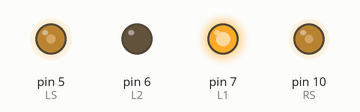
A sketch run on a simulated Arduino Uno, built with avr-gcc and run on an emulated ATmega328P. Parts: output pins drawn as LEDs (lit = HIGH). Pins used as bus, display or sensor lines are not drawn.

Above: at 0.1 s.
Timing chart, 0 to 1.6 s (numbered marks = the images above):
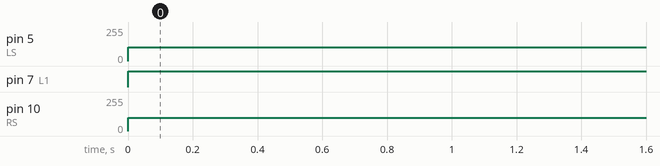

The sketch:

checkRobot.ino
```cpp
#define RS 10
#define R1 9
#define R2 8
#define L1 7
#define L2 6
#define LS 5
#define sensor1 A1
#define sensor2 A2
#define sensor3 A3
#define sensor4 A4
#define sensor5 A5
#define MAX__speed 255 //từ 0-255
#define MIN__speed 0

void setup() {
pinMode(LS, OUTPUT);
pinMode(L1, OUTPUT);
pinMode(L2, OUTPUT);
pinMode(R1, OUTPUT);
pinMode(R2, OUTPUT);
pinMode(RS, OUTPUT);
pinMode(sensor1, INPUT);
pinMode(sensor2, INPUT);
pinMode(sensor3, INPUT);
pinMode(sensor4, INPUT);
pinMode(sensor5, INPUT);
Serial.begin(9600);
}

void loop(){
forwards(100);

}

void forwards(int _speed){
   _speed = constrain(_speed, MIN__speed, MAX__speed);
   analogWrite(LS, _speed+5);
   digitalWrite(L1,HIGH);
   digitalWrite(L2,LOW);
   analogWrite(RS,_speed);
   digitalWrite(R1,HIGH);
   digitalWrite(R2,LOW);
}

void backwards(int _speed){
  _speed = constrain(_speed, MIN__speed, MAX__speed);
  analogWrite(LS, _speed);
  digitalWrite(L1,LOW);
  digitalWrite(L2,HIGH);
  analogWrite(RS,_speed);
  digitalWrite(R1,LOW);
  digitalWrite(R2,HIGH);
  delay(5000);
}

void left(int _speed){
  _speed = constrain(_speed, MIN__speed, MAX__speed);
  analogWrite(LS, _speed);
  digitalWrite(L1,LOW);
  digitalWrite(L2,LOW);
  analogWrite(RS,_speed);
  digitalWrite(R1,HIGH);
  digitalWrite(R2,LOW);
  delay(5000);
}

void right(int _speed){
  _speed = constrain(_speed, MIN__speed, MAX__speed);
  analogWrite(LS, _speed);
  digitalWrite(L1,HIGH);
  digitalWrite(L2,LOW);
  analogWrite(RS,_speed);
  digitalWrite(R1,LOW);
  digitalWrite(R2,LOW);
  delay(10000);
}
```

Measured:
- by itself, pin 5 (LS): 0/255 → 105/255 at 0.00 s
- by itself, pin 7 (L1): LOW → HIGH at 0.00 s
- by itself, pin 10 (RS): 0/255 → 100/255 at 0.00 s
